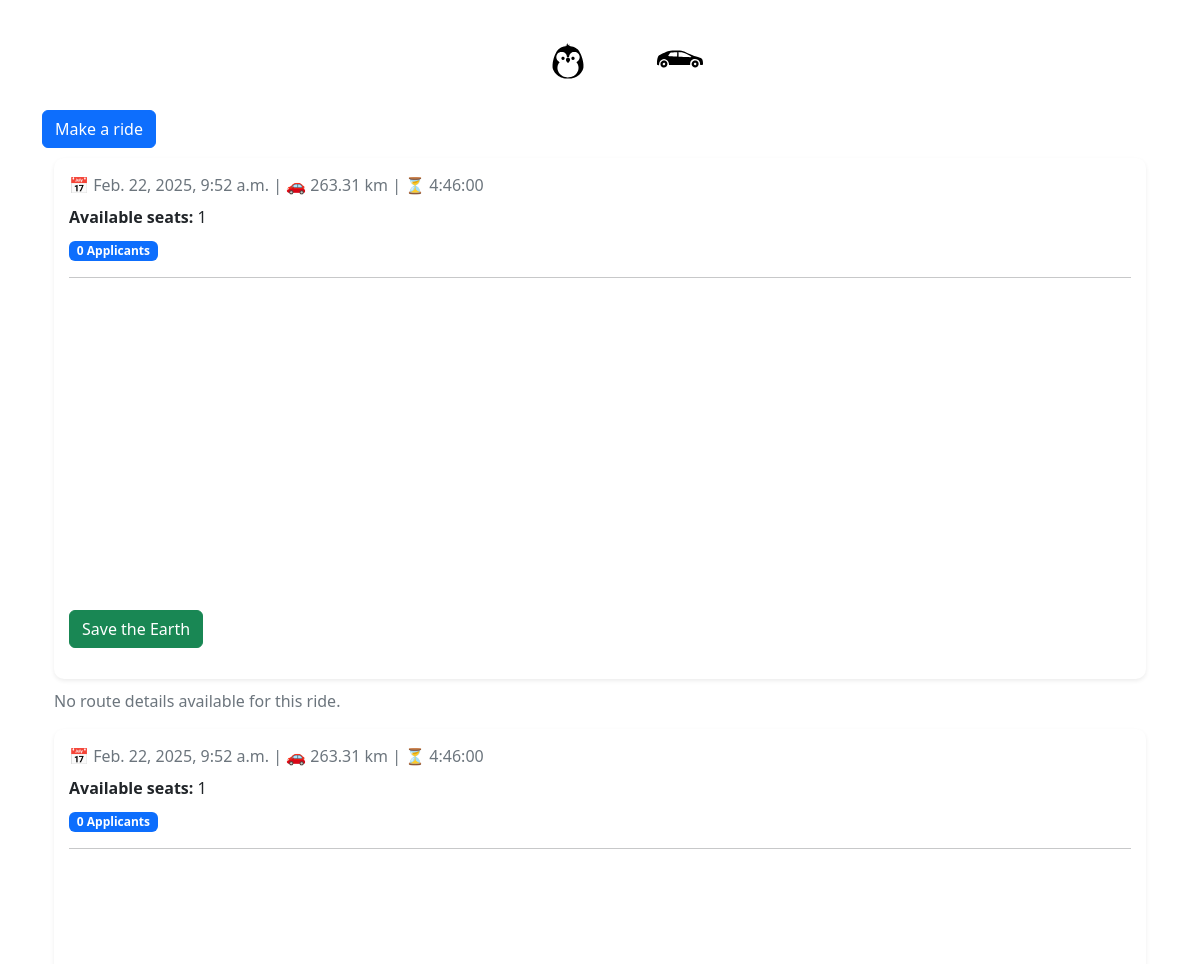
The page /rides/ (upper part) on the database as committed earlier.
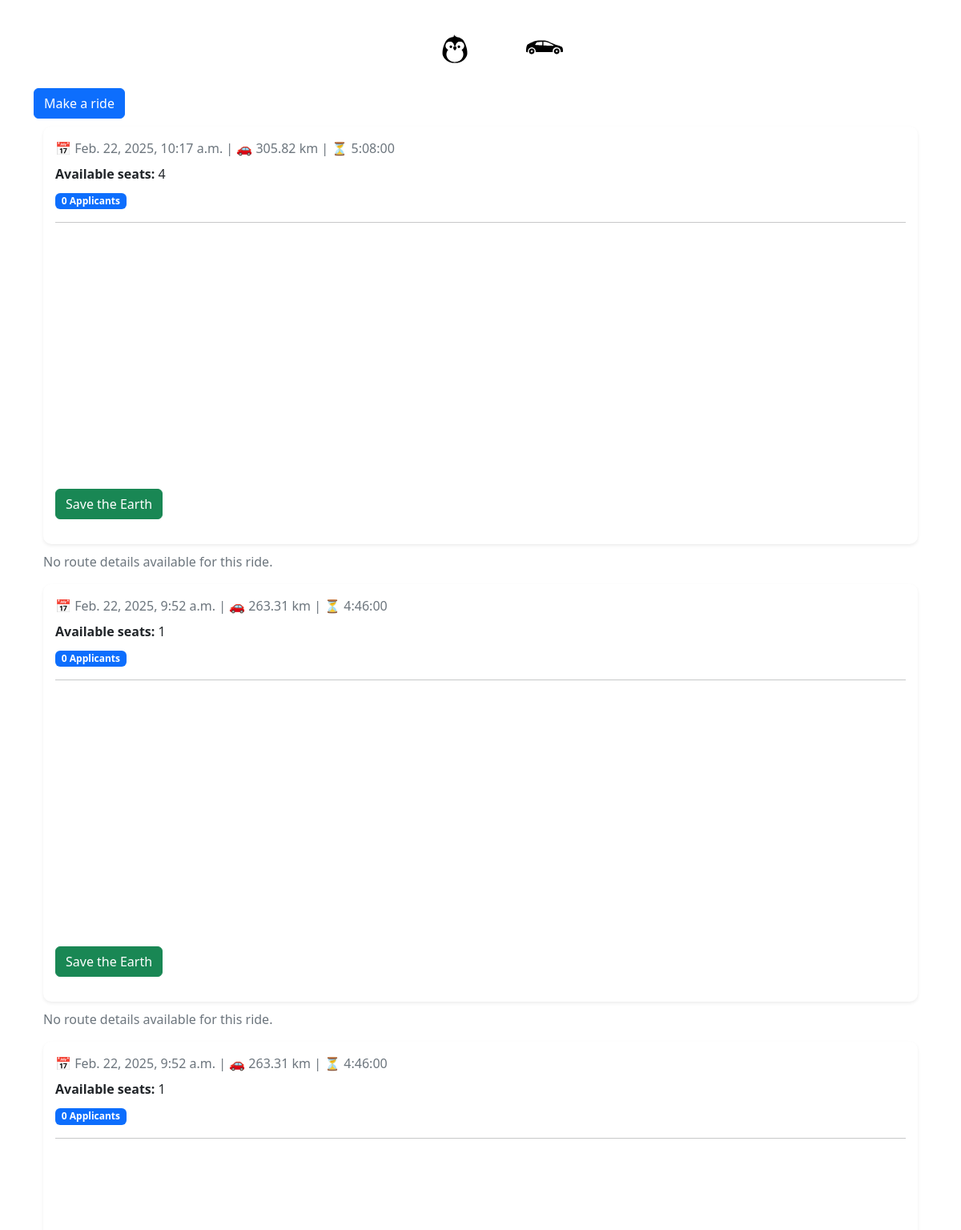
The same page on the database as committed later.
### base/models.py (models this page shows)
class Ride(models.Model):
    start = models.CharField(max_length=50)
    end = models.CharField (max_length=50)
    distance = models.DecimalField(max_digits=10, decimal_places=2, default=0.00)
    travelers = models.IntegerField(default=1)
    duration = models.DurationField(null=True, blank=True)
    created_on = models.DateTimeField(default=timezone.now)  # Changed from auto_now_add
    start_date = models.DateTimeField(default=timezone.now)
    origin_place_id = models.CharField(max_length=255, null=True)
    origin_latitude = models.FloatField(default=0)
    origin_longitude = models.FloatField(default=0)
    destination_place_id = models.CharField(max_length=255, null=True)
    destination_latitude = models.FloatField(default=0)
    destination_longitude = models.FloatField(default=0)
    distance_km = models.FloatField(default=0)
    duration_text = models.CharField(max_length=100, null=True)
    selected_route_index = models.IntegerField(default=0)
    selected_route_polyline = models.TextField(default='')

### rides/views.py (the view)
# urls.py: path('', RideListView.as_view(), name='rides'),
class RideListView(ListView):
    model = Ride
    template_name = 'rides.html'
    context_object_name = 'rides'
    def get_queryset(self):
        return Ride.objects.annotate(
            applicant_count=Count('applications'),
            pending_count=Count('applications', filter=Q(applications__status='PENDING')),
            approved_count=Count('applications', filter=Q(applications__status='APPROVED'))
        ).order_by('-created_on')
    def get_context_data(self, **kwargs):
        context = super().get_context_data(**kwargs)
        for ride in context['rides']:
            print(f"Ride {ride.id}: {ride.applicant_count} applicants "
                  f"({ride.pending_count} pending, {ride.approved_count} approved)")
        return context

### rides/templates/rides.html (shortened to what this page needs)
{% extends 'base.html' %}
{% block content %}
<a href="{% url 'make_ride' %}" class="btn btn-primary">Make a ride</a>
<div class="container">
    {% for ride in rides %}
    <div class="ride-card shadow-sm">
        <p class="text-muted">📅 {{ ride.start_date }} | 🚗 {{ ride.distance }} km | ⏳ {{ ride.duration }}</p>
        <p><strong>Available seats:</strong> {{ ride.travelers }}</p>
        <span class="badge bg-primary">
             {{ ride.applicant_count }} Applicants
        </span>
        <hr>
        <div class="map-container" id="map-{{ ride.id }}"></div>
        <a href="{% url 'apply_for_ride' ride.id %}" class="btn btn-success my-3">Save the Earth</a>
    </div>
    {% if not ride.route_details %}
    <p class="text-muted">No route details available for this ride.</p>
    {% endif %}
    {% endfor %}
</div>
{% endblock %}

Rows that differ between the two databases and show on the page:
added Ride: start_date "Feb. 22, 2025, 10:17 a.m.", distance "305.82", duration "5:08:00", travelers "4", applicant_count "0", shows "No route details available for this ride."
